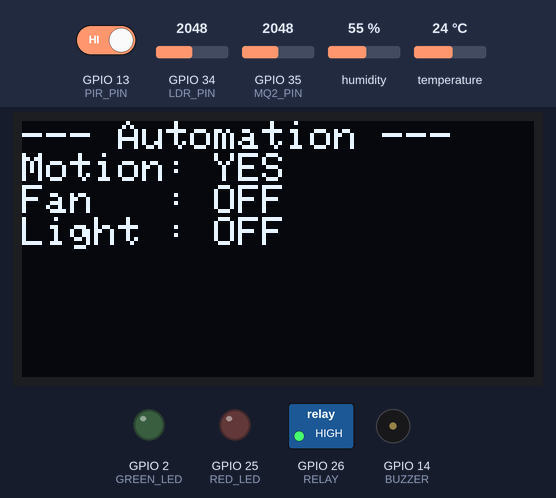
A sketch run on a simulated ESP32. Parts: 128×64 one-colour display, switched loads named in the sketch (green lamp = pin HIGH), output pins drawn as LEDs (lit = HIGH), buzzer (waves = sounding). Inputs (shaded band) come from the test bench; at power-on: temperature 24 °C, GPIO 34 (LDR_PIN) = 2048, GPIO 13 (PIR_PIN) HIGH, GPIO 35 (MQ2_PIN) = 2048, humidity 55 %. WiFi joins after 1.5 s; servers stay silent unless stated; random numbers use the default seed unless the sketch sets one; no MQTT or app messages arrive unless stated; what the sketch prints to the serial monitor is not drawn.

Above: at 5.6 s.
5.7 s: temperature set to 31.2 °C
At 10.5 s:
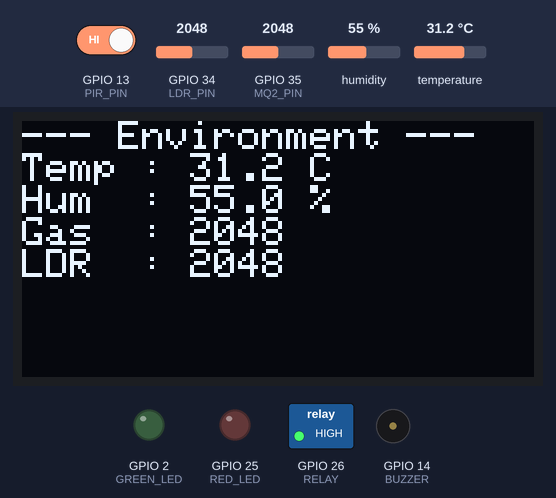
16.5 s: temperature set to 32.5 °C
At 25.6 s:
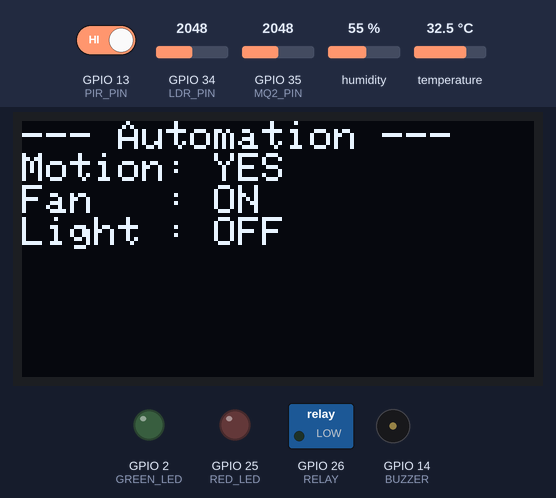
26.5 s: GPIO 34 (LDR_PIN) set to 1531
At 31.2 s:
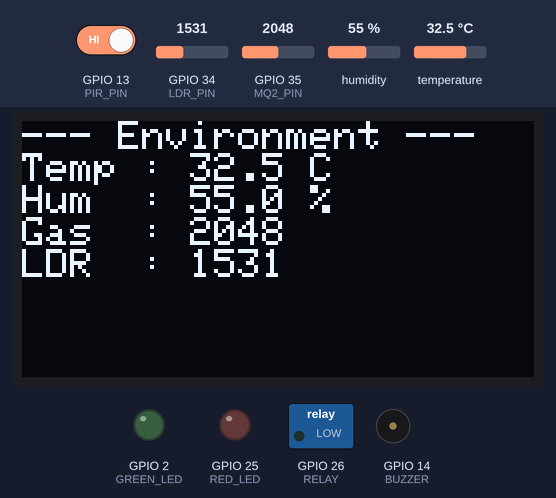
36.5 s: GPIO 34 (LDR_PIN) set to 1446
At 46.2 s:
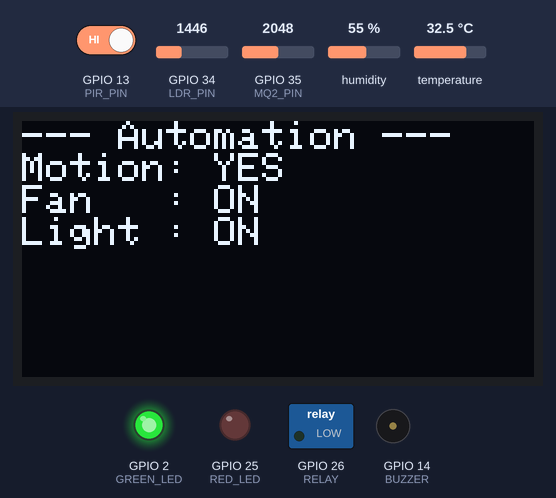
46.5 s: GPIO 13 (PIR_PIN) driven LOW
At 56.2 s:
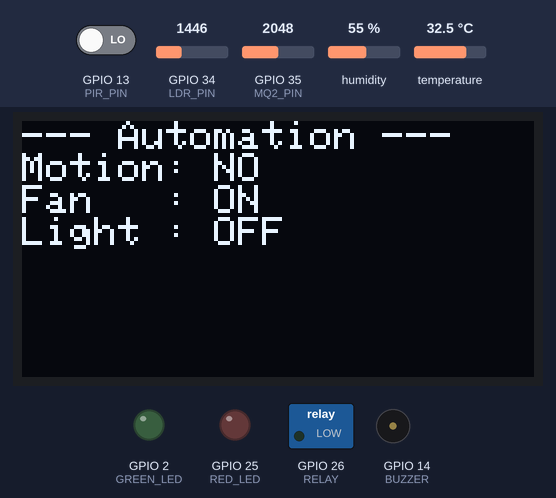
56.5 s: GPIO 35 (MQ2_PIN) set to 2473
At 60.4 s:
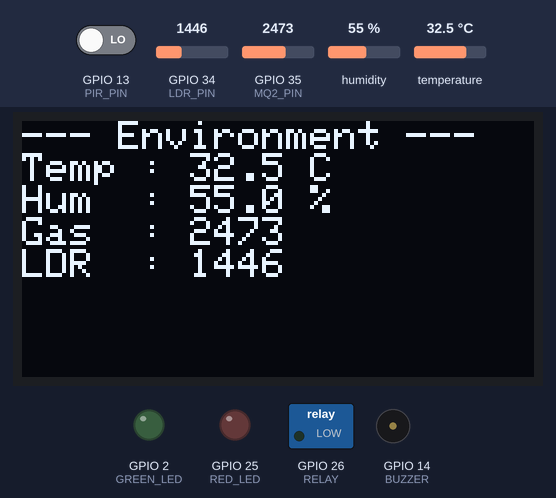
66.5 s: GPIO 35 (MQ2_PIN) set to 2566
Timing chart, 0 to 71.6 s (numbered marks = the images above; inputs shaded):
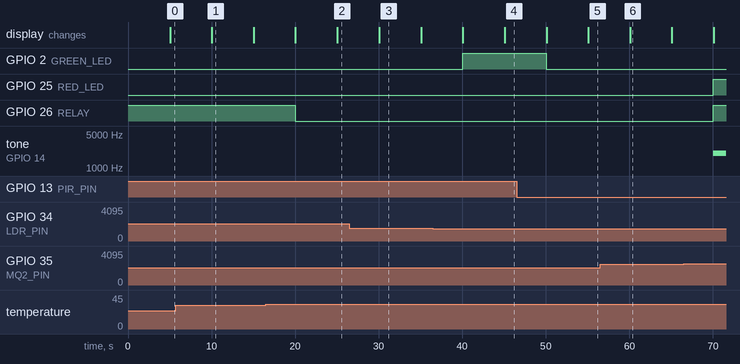

Measured:
- the behaviour switches between 32 and 32.1 °C on temperature (found by bisection; images 1 and 2)
- the behaviour switches between 1500 and 1499 on GPIO 34 (LDR_PIN) (found by bisection; images 3 and 4)
- after the input at 16.5 s, GPIO 26 (RELAY): HIGH → LOW after 3.5 s
- after the input at 36.5 s, GPIO 2 (GREEN_LED): LOW → HIGH after 3.6 s
- after the input at 46.5 s, GPIO 2 (GREEN_LED): HIGH → LOW after 3.6 s
- after the input at 66.5 s, GPIO 25 (RED_LED), GPIO 26 (RELAY): LOW → HIGH after 3.6 s; tone on GPIO 14 (BUZZER): silent → 2000 Hz after 3.6 s
- what the display in image 1 shows lasts 5.0 s, from 10.0 s to 15.0 s

The sketch:

Full_Home_Automation_Hub.ino
```cpp
#include <WiFi.h>
#include <WebServer.h>
#include <PubSubClient.h>
#include <Wire.h>
#include <Adafruit_GFX.h>
#include <Adafruit_SSD1306.h>
#include <DHT.h>

#define DHTPIN 4
#define DHTTYPE DHT22

#define MQ2_PIN 35
#define PIR_PIN 13
#define LDR_PIN 34

#define RELAY 26
#define BUZZER 14
#define RED_LED 25
#define GREEN_LED 2

#define SCREEN_WIDTH 128
#define SCREEN_HEIGHT 64

Adafruit_SSD1306 display(SCREEN_WIDTH, SCREEN_HEIGHT, &Wire, -1);
DHT dht(DHTPIN, DHTTYPE);

const char* ssid = "Wokwi-GUEST";
const char* password = "";

const char* mqttServer = "broker.hivemq.com";
const int mqttPort = 1883;
const char* topic = "iitjammu/yourname/home";

WiFiClient espClient;
PubSubClient client(espClient);
WebServer server(80);

float temperature = 0.0;
float humidity = 0.0;

int gasValue = 0;
int lightValue = 0;
bool motion = false;

bool relayState = false;
bool lightState = false;

unsigned long lastSensor = 0;
unsigned long lastMQTT = 0;

void connectWiFi() {
  if (WiFi.status() == WL_CONNECTED) return;

  WiFi.begin(ssid, password);
  Serial.print("Connecting to WiFi");
  int attempts = 0;
  while (WiFi.status() != WL_CONNECTED && attempts < 20) {
    delay(500);
    Serial.print(".");
    attempts++;
  }

  if (WiFi.status() == WL_CONNECTED) {
    Serial.println("\nWiFi Connected!");
    Serial.println(WiFi.localIP());
  } else {
    Serial.println("\nWiFi Connection Failed!");
  }
}

void reconnectMQTT() {
  if (client.connected()) return;

  Serial.print("Attempting MQTT connection...");
  String clientId = "ESP32HomeHub-";
  clientId += String(random(0xffff), HEX);

  if (client.connect(clientId.c_str())) {
    Serial.println("connected");
  } else {
    Serial.print("failed, rc=");
    Serial.println(client.state());
  }
}

void readSensors() {
  float tempRead = dht.readTemperature();
  float humRead = dht.readHumidity();

  if (!isnan(tempRead)) temperature = tempRead;
  if (!isnan(humRead)) humidity = humRead;

  gasValue = analogRead(MQ2_PIN);
  lightValue = analogRead(LDR_PIN);
  motion = digitalRead(PIR_PIN);
}

void automationRules() {
  if (gasValue > 2500) {
    digitalWrite(RED_LED, HIGH);
    tone(BUZZER, 2000);
    digitalWrite(RELAY, HIGH);
    relayState = false;
  }
  else {
    digitalWrite(RED_LED, LOW);
    noTone(BUZZER);

    if (temperature > 32.0) {
      relayState = true;
      digitalWrite(RELAY, LOW);
    } else if (temperature < 28.0) {
      relayState = false;
      digitalWrite(RELAY, HIGH);
    }
  }

  if (lightValue < 1500 && motion) {
    lightState = true;
    digitalWrite(GREEN_LED, HIGH);
  } else {
    lightState = false;
    digitalWrite(GREEN_LED, LOW);
  }
}

void updateOLED() {
  static bool page = false;
  page = !page;

  display.clearDisplay();
  display.setTextSize(1);
  display.setTextColor(SSD1306_WHITE);
  display.setCursor(0, 0);

  if (!page) {
    display.println("--- Environment ---");
    display.print("Temp : "); display.print(temperature, 1); display.println(" C");
    display.print("Hum  : "); display.print(humidity, 1); display.println(" %");
    display.print("Gas  : "); display.println(gasValue);
    display.print("LDR  : "); display.println(lightValue);
  } else {
    display.println("--- Automation ---");
    display.print("Motion: "); display.println(motion ? "YES" : "NO");
    display.print("Fan   : "); display.println(relayState ? "ON" : "OFF");
    display.print("Light : "); display.println(lightState ? "ON" : "OFF");
  }

  display.display();
}

void handleRoot() {
  String html = "<!DOCTYPE html><html><head>";
  html += "<meta http-equiv='refresh' content='5'>";
  html += "<title>ESP32 Home Hub</title>";
  html += "</head><body>";
  html += "<h2>ESP32 Home Automation Hub</h2>";
  html += "<p><b>Temperature:</b> " + String(temperature, 1) + " C</p>";
  html += "<p><b>Humidity:</b> " + String(humidity, 1) + " %</p>";
  html += "<hr>";
  html += "<p><b>Gas Level:</b> " + String(gasValue) + "</p>";
  html += "<p><b>Light Level:</b> " + String(lightValue) + "</p>";
  html += "<p><b>Motion:</b> " + String(motion ? "Detected" : "Clear") + "</p>";
  html += "<p><b>Fan State:</b> " + String(relayState ? "ON" : "OFF") + "</p>";
  html += "</body></html>";

  server.send(200, "text/html", html);
}

void publishMQTT() {
  if (!client.connected()) {
    reconnectMQTT();
  }

  if (client.connected()) {
    String payload = "{";
    payload += "\"temp\":" + String(temperature, 1) + ",";
    payload += "\"humidity\":" + String(humidity, 1) + ",";
    payload += "\"gas\":" + String(gasValue) + ",";
    payload += "\"light\":" + String(lightValue) + ",";
    payload += "\"motion\":" + String(motion ? 1 : 0) + ",";
    payload += "\"fan\":\"" + String(relayState ? "ON" : "OFF") + "\"";
    payload += "}";

    client.publish(topic, payload.c_str());
    Serial.println("MQTT Published: " + payload);
  }
}

void setup() {
  Serial.begin(115200);

  pinMode(RELAY, OUTPUT);
  pinMode(BUZZER, OUTPUT);
  pinMode(RED_LED, OUTPUT);
  pinMode(GREEN_LED, OUTPUT);
  pinMode(PIR_PIN, INPUT);

  digitalWrite(RELAY, HIGH);

  dht.begin();
  Wire.begin(21, 22);

  if (!display.begin(SSD1306_SWITCHCAPVCC, 0x3C)) {
    Serial.println("SSD1306 allocation failed");
  }

  connectWiFi();
  client.setServer(mqttServer, mqttPort);

  server.on("/", handleRoot);
  server.begin();

  Serial.print("Open Browser: http://");
  Serial.println(WiFi.localIP());
}

void loop() {
  if (millis() - lastSensor > 5000) {
    lastSensor = millis();
    readSensors();
    automationRules();
    updateOLED();
  }

  if (millis() - lastMQTT > 30000) {
    lastMQTT = millis();
    publishMQTT();
  }

  server.handleClient();

  if (client.connected()) {
    client.loop();
  }
}
```
